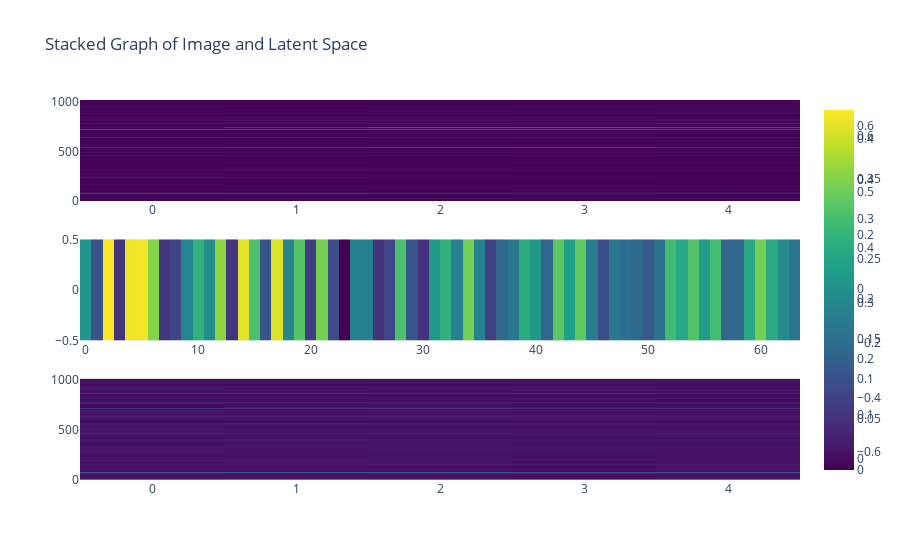

The notebook cell this image was saved under:
### Code cell
e_ = e[0]  
z_ = z[0].reshape(1, -1) 
decoded_ = decoded[0]  



# Create subplot grid with vertical stacking
fig = sp.make_subplots(rows=3, cols=1, shared_xaxes=False, vertical_spacing=0.1)

# Add the original image as a heatmap-like plot
heatmap_trace1 = go.Heatmap(z=e_, colorscale='viridis')
fig.add_trace(heatmap_trace1, row=1, col=1)

# Add the latent representation as a heatmap-like plot
tensor_reshaped = z.reshape(1, -1)
heatmap_trace2 = go.Heatmap(z=z_, colorscale='viridis')
fig.add_trace(heatmap_trace2, row=2, col=1)

# Add the decoded image as a heatmap-like plot
heatmap_trace3 = go.Heatmap(z=decoded_, colorscale='viridis')
fig.add_trace(heatmap_trace3, row=3, col=1)

# Update layout
fig.update_layout(title='Stacked Graph of Image and Latent Space', showlegend=False)

# Update x-axis labels
#fig.update_xaxes(title_text='genes (normalized)', row=1, col=1)
#fig.update_xaxes(title_text='latent representation', row=2, col=1)
#fig.update_xaxes(title_text='genes (normalized)', row=3, col=1)

# Update y-axis labels
#fig.update_yaxes(title_text='timestamps', row=1, col=1)
#fig.update_yaxes(title_text='latent representation', row=2, col=1)
#fig.update_yaxes(title_text='timestamps', row=3, col=1)

fig.show()

### Figure 1 — Plotly figure (JSON) as saved in the notebook; plotly's stock layout.template omitted (floating-point values rounded to 4 significant figures; data arrays with more than 128 entries replaced by an {"elided": "..."} marker saying what was removed)
{"data": [{"colorscale": [[0, "#440154"], [0.1111, "#482878"], [0.2222, "#3e4989"], [0.3333, "#31688e"], [0.4444, "#26828e"], [0.5556, "#1f9e89"], [0.6667, "#35b779"], [0.7778, "#6ece58"], [0.8889, "#b5de2b"], [1, "#fde725"]], "type": "heatmap", "xaxis": "x", "yaxis": "y", "z": {"elided": "1014x5 float values"}}, {"colorscale": [[0, "#440154"], [0.1111, "#482878"], [0.2222, "#3e4989"], [0.3333, "#31688e"], [0.4444, "#26828e"], [0.5556, "#1f9e89"], [0.6667, "#35b779"], [0.7778, "#6ece58"], [0.8889, "#b5de2b"], [1, "#fde725"]], "type": "heatmap", "xaxis": "x2", "yaxis": "y2", "z": [[0.01873, -0.3222, 0.6583, -0.4739, 0.6283, 0.6383, 0.4124, -0.458, -0.3947, -0.0614, 0.1812, -0.01315, 0.4325, -0.463, 0.6051, 0.2735, -0.3295, 0.5953, -0.054, 0.3023, -0.4289, 0.3767, -0.3686, -0.6675, -0.08773, -0.0818, -0.4677, -0.392, 0.2767, -0.3145, -0.4809, 0.04332, 0.1834, -0.0881, 0.3711, -0.09191, -0.4143, -0.2271, -0.1323, 0.1484, 0.03611, -0.2391, 0.3184, 0.08127, 0.3265, -0.1074, -0.3568, -0.1383, -0.1899, -0.2186, -0.2991, -0.1594, 0.2468, 0.1215, 0.2861, 0.05636, 0.258, -0.2324, -0.2296, 0.1248, 0.3697, 0.1424, -0.03392, -0.1489]]}, {"colorscale": [[0, "#440154"], [0.1111, "#482878"], [0.2222, "#3e4989"], [0.3333, "#31688e"], [0.4444, "#26828e"], [0.5556, "#1f9e89"], [0.6667, "#35b779"], [0.7778, "#6ece58"], [0.8889, "#b5de2b"], [1, "#fde725"]], "type": "heatmap", "xaxis": "x3", "yaxis": "y3", "z": {"elided": "1014x5 float values"}}], "layout": {"showlegend": false, "title": {"text": "Stacked Graph of Image and Latent Space"}, "xaxis": {"anchor": "y", "domain": [0, 1]}, "xaxis2": {"anchor": "y2", "domain": [0, 1]}, "xaxis3": {"anchor": "y3", "domain": [0, 1]}, "yaxis": {"anchor": "x", "domain": [0.7333, 1]}, "yaxis2": {"anchor": "x2", "domain": [0.3667, 0.6333]}, "yaxis3": {"anchor": "x3", "domain": [0, 0.2667]}}}
